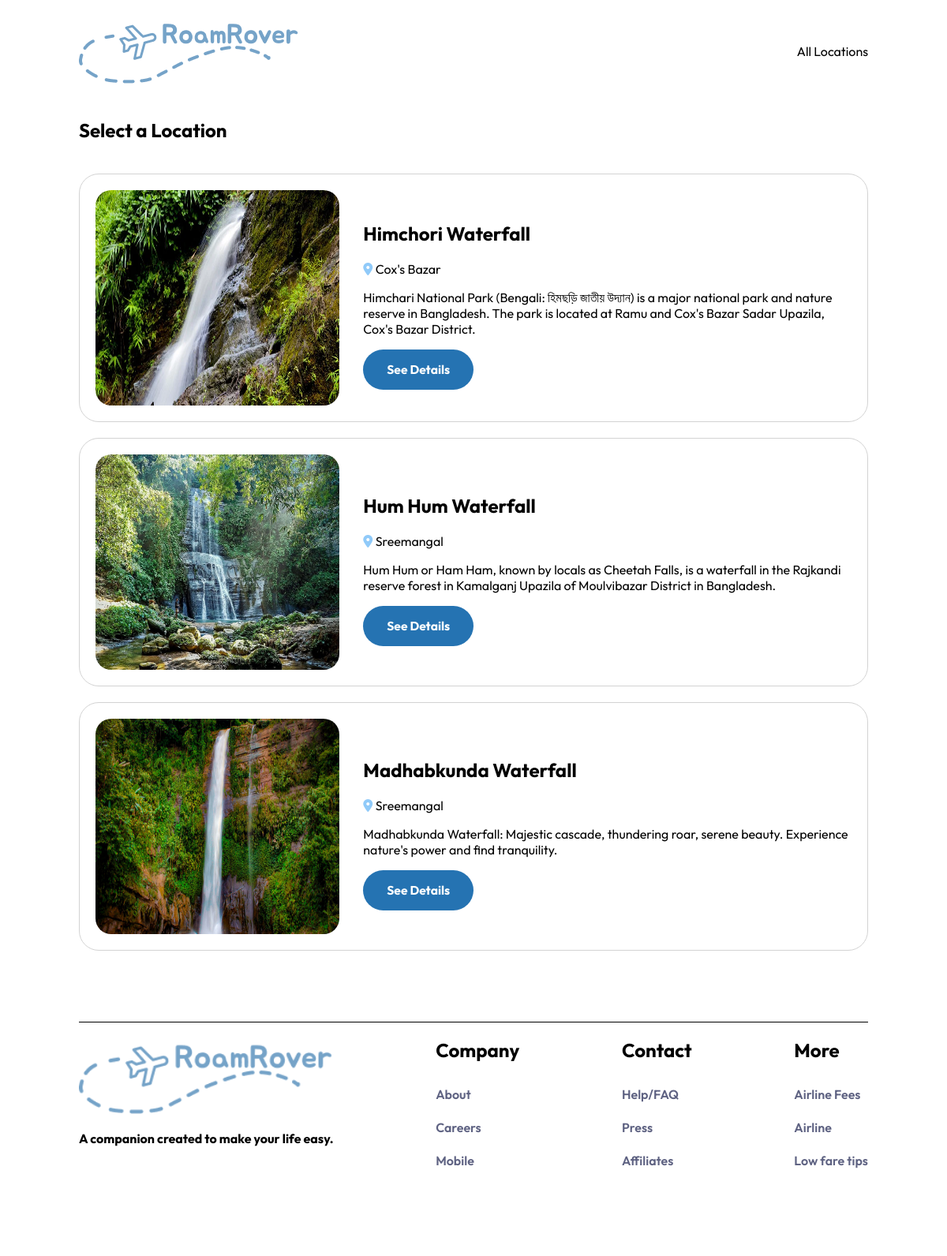
Screenshot of /categories/5/locations/ with the database file from the repository.
### base/models.py (models this page shows, shortened)
class Location(models.Model):
    category = models.ForeignKey(Category, on_delete=models.CASCADE)
    name = models.CharField(max_length=200, blank=True, null=True)
    image = models.ImageField(
        upload_to="images/location", blank=True, null=True)
    city = models.CharField(max_length=200, blank=True, null=True)
    bio = models.CharField(max_length=200, blank=True, null=True)
    overview = models.TextField(max_length=10000, blank=True, null=True)
    containsWater = models.BooleanField(default=False, blank=True, null=True)
    involveHiking = models.BooleanField(default=False, blank=True, null=True)
    acrophobic = models.BooleanField(default=False, blank=True, null=True)
    safe = models.BooleanField(default=False, blank=True, null=True)
    cautious = models.BooleanField(default=False, blank=True, null=True)
    unsafe = models.BooleanField(default=False, blank=True, null=True)
    iframe = models.CharField(max_length=10000, blank=True, null=True)
    lattitude = models.CharField(max_length=200, blank=True, null=True)
    longitude = models.CharField(max_length=200, blank=True, null=True)
    class Meta:
        ordering = ['city']

### base/views.py (the view)
class CategoryLocationList(ListView):
    model = Location
    template_name = 'location_list.html'
    context_object_name = 'locations'
    def get_queryset(self):
        category_id = self.kwargs['category_id']
        category = get_object_or_404(Category, id=category_id)
        return Location.objects.filter(category=category)
    def get_context_data(self, **kwargs):
        context = super().get_context_data(**kwargs)
        context['category'] = get_object_or_404(
            Category, id=self.kwargs['category_id'])
        return context

### base/templates/base/location_list.html
{% extends "base/main.html" %} {% block content %}
<section class="all-locations">
  <h1>Select a Location</h1>
  {% for location in object_list %}
  <div class="location-container">
    <img
      src="{{location.image.url}}"
      alt=""
      style="width: 100%; border-radius: 20px; height: 273px"
    />
    <div>
      <h1>{{location.name}}</h1>
      <p>
        <i class="fa-solid fa-location-dot" style="color: #90caf9"></i>
        {{location.city}}
      </p>
      <p>{{location.bio}}</p>
      <a href="{% url 'location' location.id %}"
        ><button><h3>See Details</h3></button></a
      >
    </div>
  </div>
  {% endfor %}
</section>
{% endblock content %}

### base/templates/base/main.html (style rules this page uses)
* { scroll-behavior: smooth; }
body { font-family: "outfit"; max-width: 1300px; margin: 0px auto; z-index: 1; }
.all-locations { display: flex; flex-wrap: wrap; flex-direction: column; gap: 20px; margin-bottom: 50px; }
.location-container { border: 1px solid lightgray; border-radius: 25px; padding: 20px; display: grid; grid-template-columns: 1fr 2fr; align-items: center; gap: 30px; }
button { font-family: "Outfit"; border: none; background-color: #2573b2; padding: 0px 30px; color: white; border-radius: 70px; cursor: pointer; transition: 400ms ease-in-out; }
@media (max-width: 1367px) { body { max-width: 1000px; } }

### rows the page displays
Location: image (picture), name "Himchori Waterfall", city "Cox's Bazar", bio "Himchari National Park (Bengali: হিমছড়ি জাতীয় উদ্যান) is a major national park and nature reserve in Bangladesh. The park is located at Ramu and Cox's Bazar Sadar Upazila, Cox's Bazar District."
Location: image (picture), name "Hum Hum Waterfall", city "Sreemangal", bio "Hum Hum or Ham Ham, known by locals as Cheetah Falls, is a waterfall in the Rajkandi reserve forest in Kamalganj Upazila of Moulvibazar District in Bangladesh."
Location: image (picture), name "Madhabkunda Waterfall", city "Sreemangal", bio "Madhabkunda Waterfall: Majestic cascade, thundering roar, serene beauty. Experience nature's power and find tranquility."
